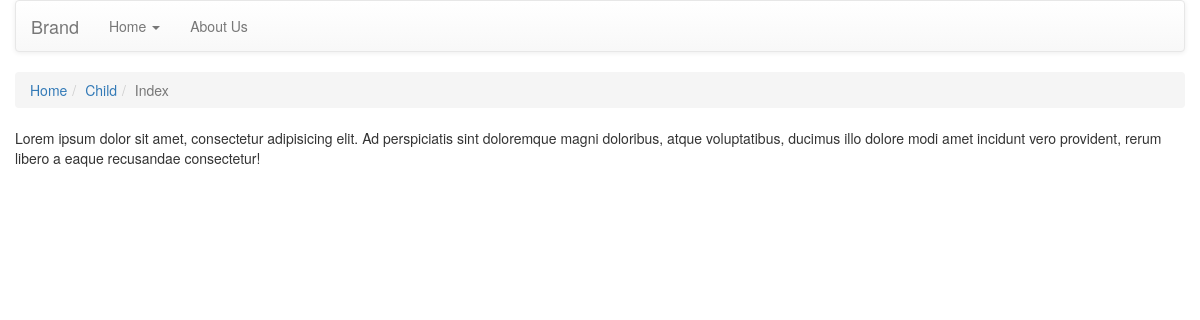
Page /index.php/home on the committed database.
### tables this page shows
CREATE TABLE IF NOT EXISTS `app_menu` (
  `id` int(11) NOT NULL,
  `id_parent` int(11) NOT NULL DEFAULT '0',
  `name` varchar(125) NOT NULL,
  `target` varchar(125) NOT NULL,
  `order` int(11) NOT NULL,
  `id_module` int(11) NOT NULL
);

### application/core/MY_Controller.php (called while the page is built, shortened)
<?php
class MY_Controller extends CI_Controller {
	private $data = array();
	public function __construct()
	{
		$this->load->model('Model', 'model', FALSE, 'app_menu');
	}
	protected function callView($data = NULL){
		$data = $data === NULL ? $this->data : $data;
		$this->load->view('main', $data);
	}
}

### application/controllers/sources/Home.php (called while the page is built, shortened)
<?php
class Home extends MY_Controller {
	public function index()
	{
		$this->callView();
	}
}

### index.php (called while the page is built, shortened)
<?php
require_once BASEPATH.'core/CodeIgniter.php';

### application/helpers/global_helper.php (the view, shortened to what this page needs)
<?php
if(!function_exists("display_children")){
	function display_children($parent, $level, $mode = 2) {
		$CI =& get_instance();
		$current = $CI->uri->segment(1);
		$result = $CI->db->query("SELECT a.id, a.name, a.target, Deriv1.Count, a.id_module as mode FROM `app_menu` a  LEFT OUTER JOIN (SELECT id_parent, COUNT(*) AS Count FROM `app_menu` GROUP BY id_parent) Deriv1 ON a.id = Deriv1.id_parent WHERE a.id_parent=".$parent." and a.id_module=".$mode)->result_array();
		$dropdown = $level > 0 ? "class=\"dropdown-menu\"" : "class=\"nav navbar-nav\"";
		echo "<ul $dropdown>";
		foreach($result as $row){
			$active = $current === $row['target'] ? "class=\"active\"" : NULL;
			if ($row['Count'] > 0) {
				echo "<li class=\"dropdown\"><a href=\"#\" class=\"dropdown-toggle\" data-toggle=\"dropdown\" role=\"button\" aria-haspopup=\"true\" aria-expanded=\"false\">".$row['name']." <span class=\"caret\"></span></a>";
				display_children($row['id'], $level + 1, $row['mode']);
				echo "</li>";
			} elseif ($row['Count']==0) {
				echo "<li $active><a href='" . site_url($row['target']) . "'>" . $row['name'] . "</a></li>";
			} else;
		}
		echo "</ul>";
	}
}
if(!function_exists("getBreadcrumbs")){
	function getBreadcrumbs($current = NULL){
		$CI =& get_instance();
		$activeFunction = $CI->router->fetch_method();
		$menu = $CI->db->where('target', $CI->uri->segment(1))->get('app_menu')->result();
		echo "<ol class=\"breadcrumb\">";
		if(!$menu){
			echo "<li class=\"active\">Home</li>";
		}else{
			foreach($menu as $row){
				if($row->id_parent > 0){
					$parent = $CI->db->where('id', $row->id_parent)->get('app_menu')->row();
					if(!empty($parent)){
						echo "<li><a href=\"".site_url($parent->target)."\">".$parent->name."</a></li>";
					}
				}else{
					echo "<li><a href=\"".site_url()."\">Home</a></li>";
				}
				echo "<li><a href=\"".site_url($row->target)."\">".$row->name."</a></li>";
				if(isset($current)){
					echo "<li><a href=\"".site_url($row->target."/".$activeFunction)."\">".ucwords($activeFunction)."</a></li>";
					echo "<li class=\"active\">".ucwords($current)	."</li>";
				}else{
					echo "<li class=\"active\">".ucwords($activeFunction)	."</li>";
				}
			}
		}
		echo "</ol>";
	}
}

### rows in the picture
app_menu: name "Home"
app_menu: name "About Us"
app_menu: app_menu.name "Home", name "Child"
